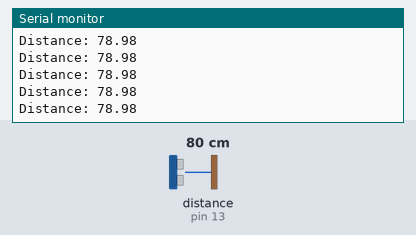
The sketch below on a simulated Arduino Uno, built with avr-gcc and run on an emulated ATmega328P. Parts: the last lines printed to the serial monitor. Wiring (inferred from the names in the program): ultrasonic range finder: trigger pin 10; echo pin 13. The inputs (shaded band) are chosen by the test bench; at power-on: distance to the obstacle (sensor on pin 13) 80 cm. The echo pulse lasts 58.3 µs per cm.

Above: at 1.2 s.
1.3 s: distance to the obstacle (sensor on pin 13) set to 2 cm
At 2.0 s:
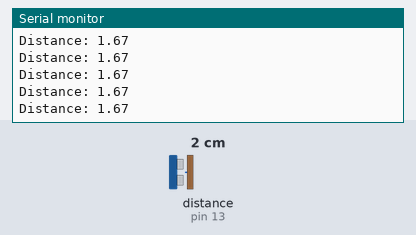
4.3 s: distance to the obstacle (sensor on pin 13) set to 120 cm
At 5.3 s:
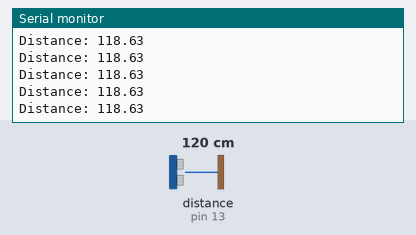
7.3 s: distance to the obstacle (sensor on pin 13) set to 18 cm
At 8.4 s:
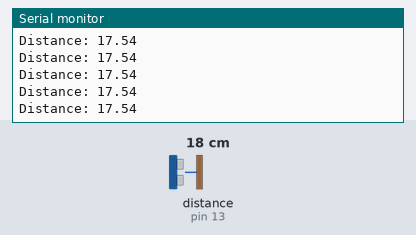
Timing chart, 0 to 10.3 s (numbered marks = the images above; inputs shaded):
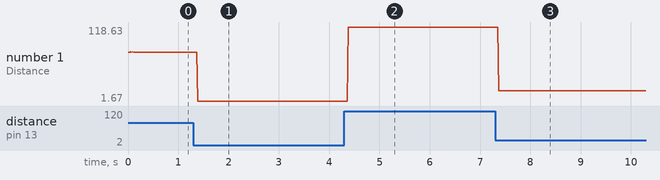

Measured:
- after the input at 1.3 s, the serial monitor: prints a new line after 0.08 s (image 1)
- after the input at 4.3 s, the serial monitor: prints a new line after 0.08 s (image 2)
- after the input at 7.3 s, the serial monitor: prints a new line after 0.07 s (image 3)
- plotted number 1: 78.98 → 1.67 after the input at 1.3 s, 1.67 → 118.63 after the input at 4.3 s, 118.63 → 17.54 after the input at 7.3 s

The sketch:

HCSR05_Ultrasonic.ino
```cpp
//This is a program to interface the HCSR05 Ultrasonic Sensor module with an Arduino Uno


const int trigPin = 10;      //defines pins numbers
const int echoPin = 13;

long duration;
float distance;

void setup() {
pinMode(trigPin, OUTPUT);    //Sets the trigPin as an Output
pinMode(echoPin, INPUT);     //Sets the echoPin as an Input
Serial.begin(9600);          //Starts the serial communication
}


void loop() {

digitalWrite(trigPin, LOW);              //Clears the trigPin
delayMicroseconds(2);

digitalWrite(trigPin, HIGH);             //Sets the trigPin on HIGH state for 10 micro seconds
delayMicroseconds(10);
digitalWrite(trigPin, LOW);

duration = pulseIn(echoPin, HIGH);       //Reads the echoPin, returns the sound wave travel time in microseconds

distance= duration*0.034/2;              //Calculating the distance

Serial.print("Distance: ");              //Prints the distance on the Serial Monitor
Serial.println(distance);
}
```
